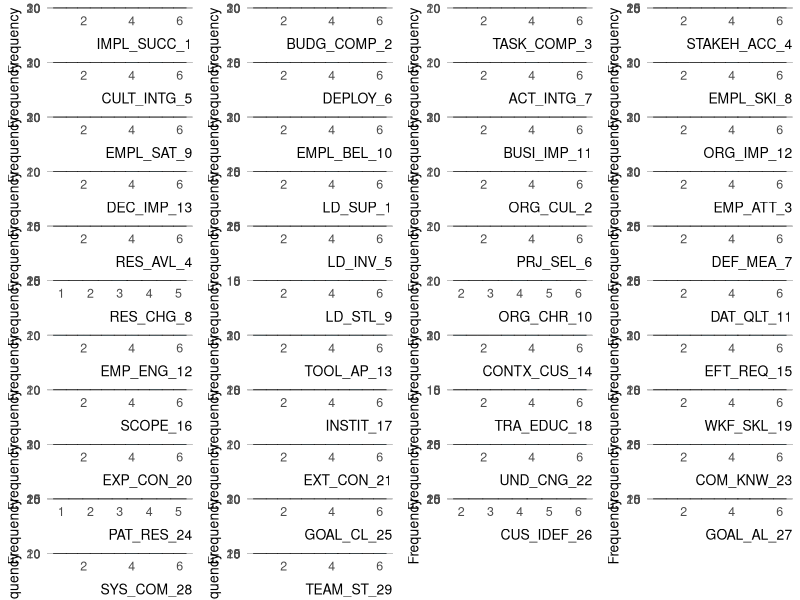

Write R code to recreate this figure.
## ---- chunk 1
knitr::opts_chunk$set(echo = TRUE)
## ---- chunk 2
library(tidyverse)
library(psych)# use perform EFA
library(purrr)
library(ggplot2)
library(gridExtra)# to arrnge plot per row and col
## ---- chunk 3
plotTheme <- function() {
  theme(
    plot.title = element_text(size = 14, family = "sans", face = "plain", hjust = 0),
    plot.subtitle=element_text(size = 11, family = "sans", hjust = 0),
    plot.caption=element_text(size = 10, family = "sans", face = "italic", hjust = 0), 
    axis.title.x = element_text(size = 10, family = "sans", face = "plain", hjust = 1, vjust = -0.5),
    axis.title.y = element_text(size = 10, family = "sans", face = "plain", hjust = 1, vjust = 1),
    axis.text = element_text(size = 9, family = "sans", face = "plain"),
    panel.background = element_blank(),
    panel.grid.minor = element_line(colour = "gray"),
    panel.grid.major = element_line(colour = "gray"),
    axis.ticks = element_blank(),
    legend.title = element_text(size = 10, family = "sans"),
    legend.text = element_text(size = 9, family = "sans"),
    axis.line = element_blank()
  )
}

## ---- chunk 4
data <- read.csv("mean_data.csv")

# Remove Response.ID and col X from the data 
data <- data |> 
  select(c(-Response.ID, -X))

# Convert all integer columns to numeric
data <- data |> 
  mutate_if(is.integer, as.numeric)
str(data)
dim(data)
## ---- chunk 5
describe(data)
## ---- chunk 6
# Function to plot a histogram for a variable
plot_histogram <- function(var) {
  ggplot(data, aes_string(var)) +
    geom_histogram(binwidth = 0.5, color = "black", fill = "lightblue") +
    labs(x = var, y = "Frequency") +
    theme_minimal() +
    plotTheme()
}

# Get the names of the variables
vars <- names(data)

# Plot a histogram for each variable
plots <- lapply(vars, plot_histogram)

# Print the plots
grid.arrange(grobs = plots, ncol = 4)
## ---- chunk 7

